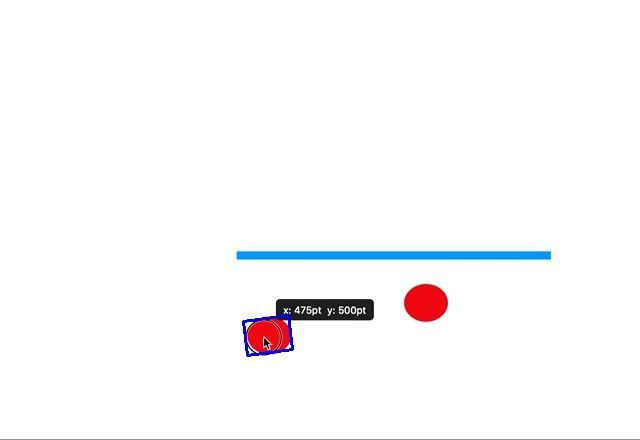
#> input picture test/k.jpg, 640 x 440 px
$ python -i te.py   (imports and definitions only)
#> lines starting #> are read from the running program, lines starting #| are printed output that depends on the picture; after the words box and inside, x2 and y2 are one past the last pixel; in counts of white or black regions, pixels touching at a corner belong together
#> further down, picture is the input picture: shape (440, 640, 3); mean B, G, R 251, 249.8, 250.3
import cv2
import numpy as np
from matplotlib import pyplot as plt


def tes(img):

    # binaray image로 변환
    gray = cv2.cvtColor(img, cv2.COLOR_BGR2GRAY)
    ret, thresh = cv2.threshold(gray, 0, 255, cv2.THRESH_BINARY_INV + cv2.THRESH_OTSU)
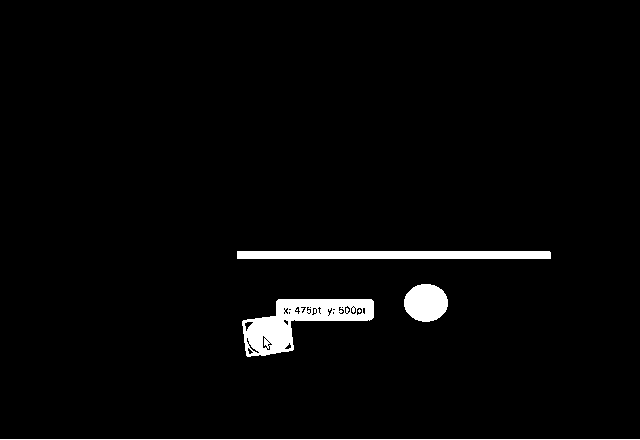
#> thresh: shape (440, 640); 2.8% white; 5 white regions (1 under 20 px), largest, box (x1, y1, x2, y2) and area: (242, 299, 374, 357) 3521, (237, 251, 551, 259) 2511, (404, 284, 448, 322) 1309, (0, 439, 640, 440) 640
#> ret = 171

    # Morphology의 opening, closing을 통해서 노이즈나 Hole제거
    kernel = np.ones((3, 3), np.uint8)
    opening = cv2.morphologyEx(thresh, cv2.MORPH_OPEN, kernel, iterations=2)
#> opening: shape (440, 640); 2.4% white; 3 white regions, box (x1, y1, x2, y2) and area: (244, 299, 374, 356) 3061, (237, 251, 551, 259) 2511, (404, 284, 448, 322) 1309

    # dilate를 통해서 확실한 Backgroud
    sure_bg = cv2.dilate(opening, kernel, iterations=3)
#> sure_bg: shape (440, 640); 3.9% white; 3 white regions, box (x1, y1, x2, y2) and area: (241, 296, 377, 359) 4723, (234, 248, 554, 262) 4479, (401, 281, 451, 325) 1837

    # distance transform을 적용하면 중심으로 부터 Skeleton Image를 얻을 수 있음.
    # 즉, 중심으로 부터 점점 옅어져 가는 영상.
    # 그 결과에 thresh를 이용하여 확실한 FG를 파악
    dist_transform = cv2.distanceTransform(opening, cv2.DIST_L2, 5)
    ret, sure_fg = cv2.threshold(dist_transform, 0.5 * dist_transform.max(), 255, 0)
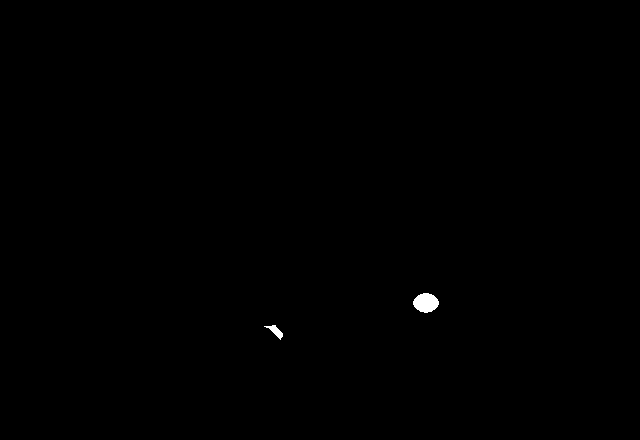
#> sure_fg: shape (440, 640) float32; 0.18% white; 2 white regions, box (x1, y1, x2, y2) and area: (413, 293, 439, 313) 384, (264, 325, 283, 340) 109
#> ret = 9.49
    sure_fg = np.uint8(sure_fg)

    # Background에서 Foregrand를 제외한 영역을 Unknow영역으로 파악
    unknown = cv2.subtract(sure_bg, sure_fg)
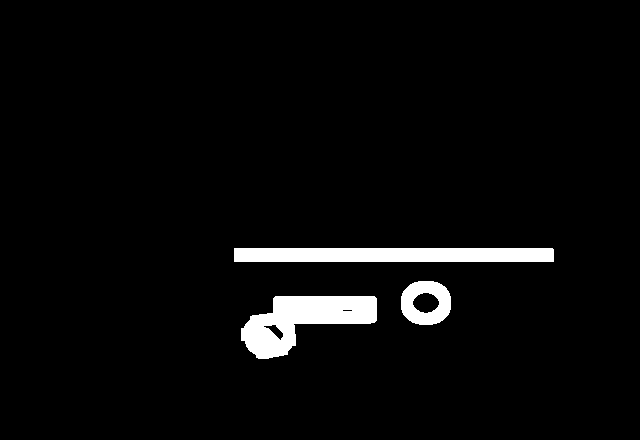
#> unknown: shape (440, 640); 3.7% white; 3 white regions, box (x1, y1, x2, y2) and area: (241, 296, 377, 359) 4614, (234, 248, 554, 262) 4479, (401, 281, 451, 325) 1453

    # FG에 Labelling작업
    ret, markers = cv2.connectedComponents(sure_fg)
#> markers: shape (440, 640) int32; 3 distinct labels, from 0 to 2
#> ret = 3
    markers = markers + 1
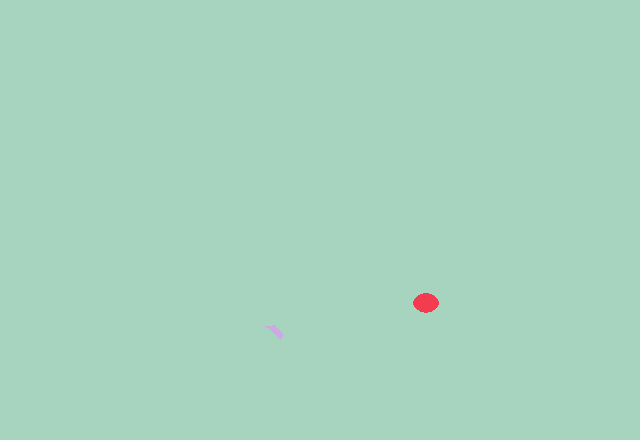
#> markers: shape (440, 640) int32; 3 distinct labels, from 1 to 3; one colour per label, 0 black
    markers[unknown == 255] = 0
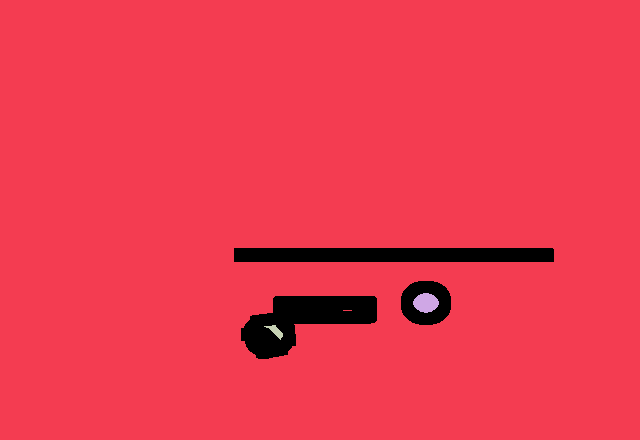
#> markers: shape (440, 640) int32; 4 distinct labels, from 0 to 3; one colour per label, 0 black

    # watershed를 적용하고 경계 영역에 색지정
    markers = cv2.watershed(img, markers)
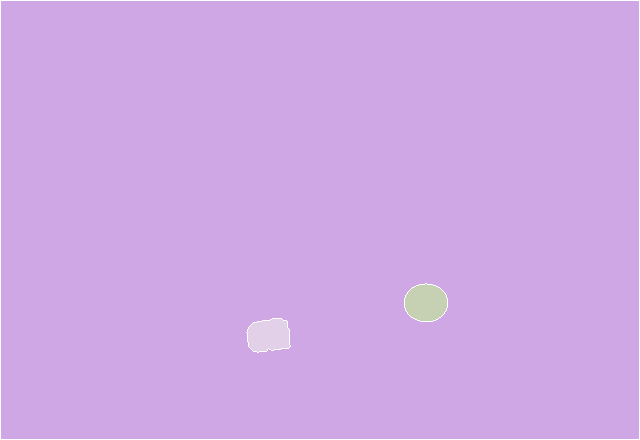
#> markers: shape (440, 640) int32; 4 distinct labels, from -1 to 3; one colour per label, 0 black, -1 white
    img[markers == -1] = [255, 0, 0]
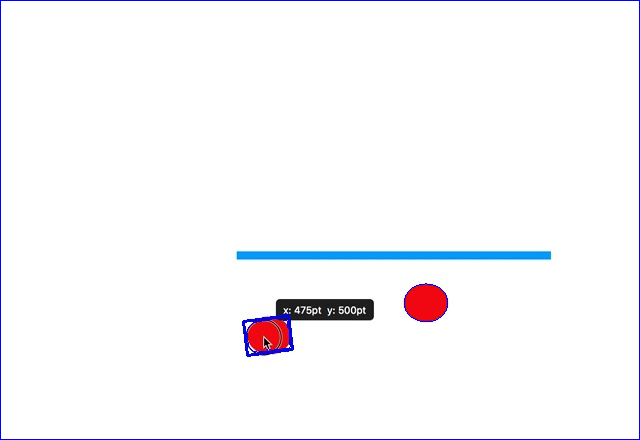
#> img: shape (440, 640, 3); 0.85% of pixels changed, all inside (x1, y1, x2, y2) = (0, 0, 640, 440)

    images = [gray, thresh, sure_bg, dist_transform, sure_fg, unknown, markers, img]

    titles = ['Gray', 'Binary', 'Sure BG', 'Distance', 'Sure FG', 'Unknow', 'Markers', 'Result']

    return images

    for i in range(len(images)):
        plt.subplot(2, 4, i + 1), plt.imshow(images[i]), plt.title(titles[i]), plt.xticks([]), plt.yticks([])

>>> import cv2
>>> picture = cv2.imread('test/k.jpg')
>>> result = tes(picture)
#> result = 8 items

$ run again, on test/p.jpg
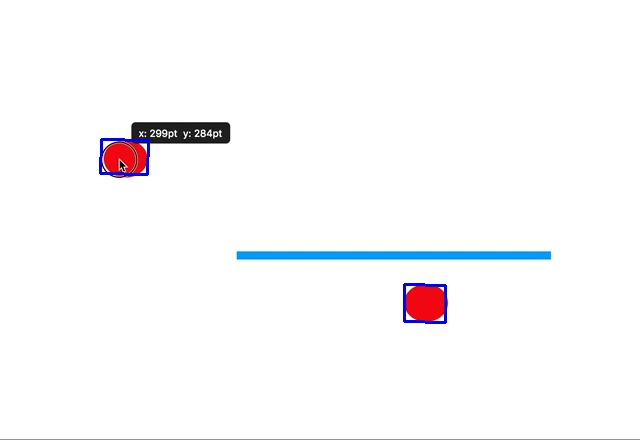
#> input picture test/p.jpg, 640 x 440 px
#> picture is the input picture: shape (440, 640, 3); mean B, G, R 251, 249.4, 249.8
#> in tes, `ret, thresh = cv2.threshold(gray, 0, 255, cv2.THRESH_BINARY_INV + cv2...`:
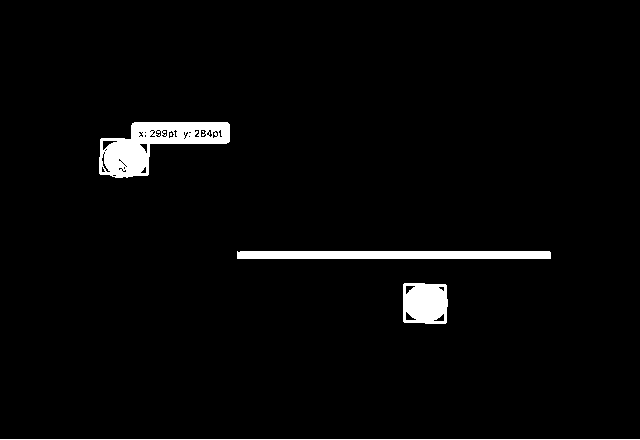
#> thresh: shape (440, 640); 3% white; 6 white regions (2 under 20 px), largest, box (x1, y1, x2, y2) and area: (99, 122, 230, 178) 3590, (237, 251, 551, 259) 2509, (403, 283, 448, 324) 1644, (0, 439, 640, 440) 640
#> in tes, `ret, thresh = cv2.threshold(gray, 0, 255, cv2.THRESH_BINARY_INV + cv2...`: ret = 169
#> opening: shape (440, 640); 2.5% white; 3 white regions, box (x1, y1, x2, y2) and area: (104, 122, 230, 178) 3049, (237, 251, 551, 259) 2508, (403, 283, 448, 324) 1429
#> sure_bg: shape (440, 640); 4% white; 3 white regions, box (x1, y1, x2, y2) and area: (101, 119, 233, 181) 4690, (234, 248, 554, 262) 4476, (400, 280, 451, 327) 1981
#> in tes, `ret, sure_fg = cv2.threshold(dist_transform, 0.5 * dist_transform.max(..`: ret = 9.5
#> unknown: shape (440, 640); 3.8% white; 3 white regions, box (x1, y1, x2, y2) and area: (101, 119, 233, 181) 4576, (234, 248, 554, 262) 4476, (400, 280, 451, 327) 1575
#> in tes, `ret, markers = cv2.connectedComponents(sure_fg)`: ret = 3
#> in tes, `img[markers == -1] = [255, 0, 0]`:
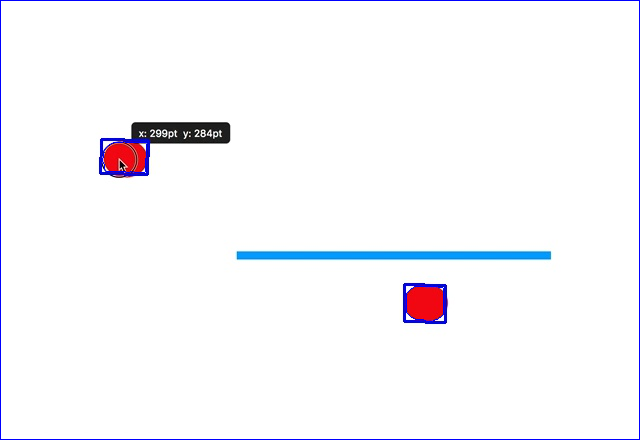
#> img: shape (440, 640, 3); 0.85% of pixels changed, all inside (x1, y1, x2, y2) = (0, 0, 640, 440)
#> result = 8 items

$ run again, on test/ÿ.jpg
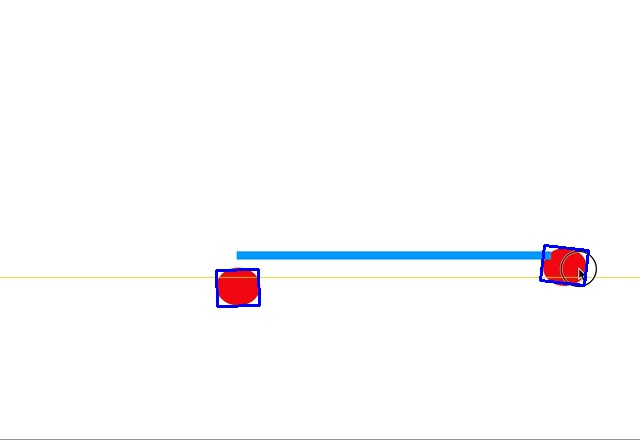
#> input picture test/ÿ.jpg, 640 x 440 px
#> picture is the input picture: shape (440, 640, 3); mean B, G, R 252, 250.8, 251.2
#> in tes, `ret, thresh = cv2.threshold(gray, 0, 255, cv2.THRESH_BINARY_INV + cv2...`:
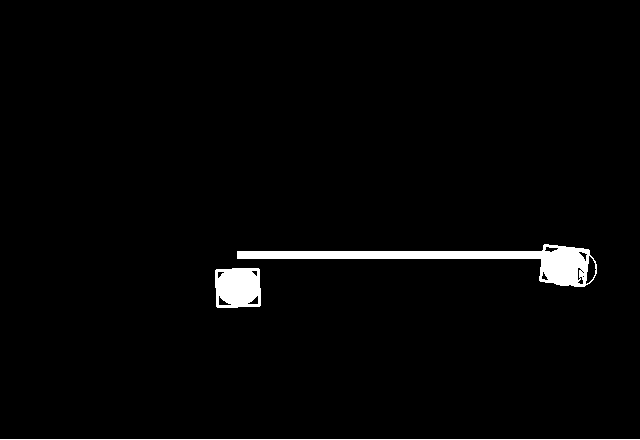
#> thresh: shape (440, 640); 2.3% white; 3 white regions, box (x1, y1, x2, y2) and area: (237, 244, 597, 287) 4192, (215, 268, 261, 308) 1638, (0, 439, 640, 440) 640
#> in tes, `ret, thresh = cv2.threshold(gray, 0, 255, cv2.THRESH_BINARY_INV + cv2...`: ret = 175
#> opening: shape (440, 640); 1.9% white; 2 white regions, box (x1, y1, x2, y2) and area: (237, 246, 588, 286) 3853, (215, 268, 261, 308) 1423
#> sure_bg: shape (440, 640); 2.9% white; 2 white regions, box (x1, y1, x2, y2) and area: (234, 243, 591, 289) 6259, (212, 265, 264, 311) 1975
#> in tes, `ret, sure_fg = cv2.threshold(dist_transform, 0.5 * dist_transform.max(..`: ret = 9.5
#> unknown: shape (440, 640); 2.7% white; 2 white regions, box (x1, y1, x2, y2) and area: (234, 243, 591, 289) 5936, (212, 265, 264, 311) 1573
#> in tes, `ret, markers = cv2.connectedComponents(sure_fg)`: ret = 3
#> in tes, `img[markers == -1] = [255, 0, 0]`:
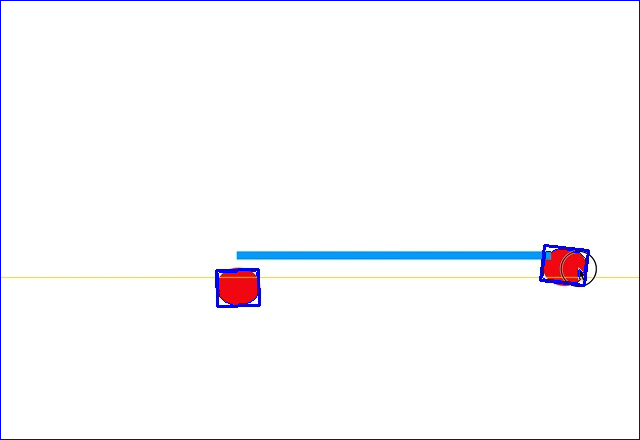
#> img: shape (440, 640, 3); 0.86% of pixels changed, all inside (x1, y1, x2, y2) = (0, 0, 640, 440)
#> result = 8 items
